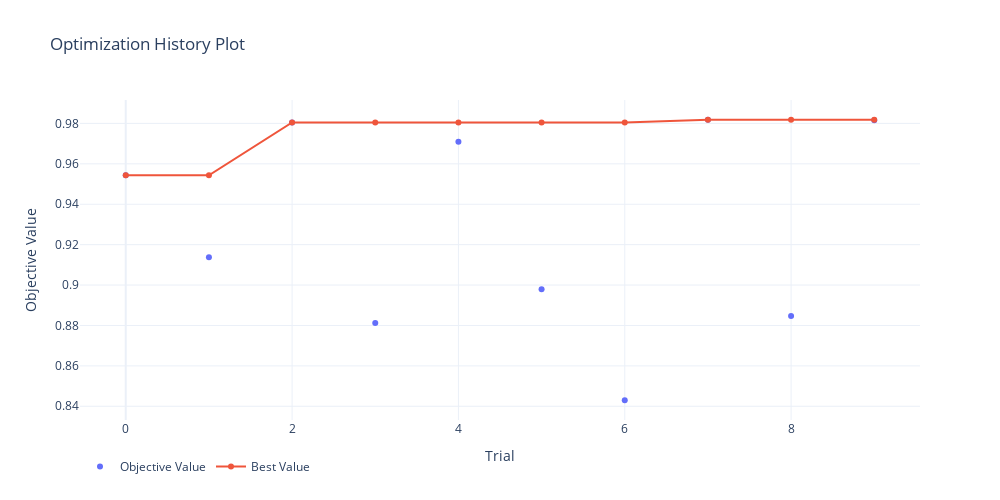
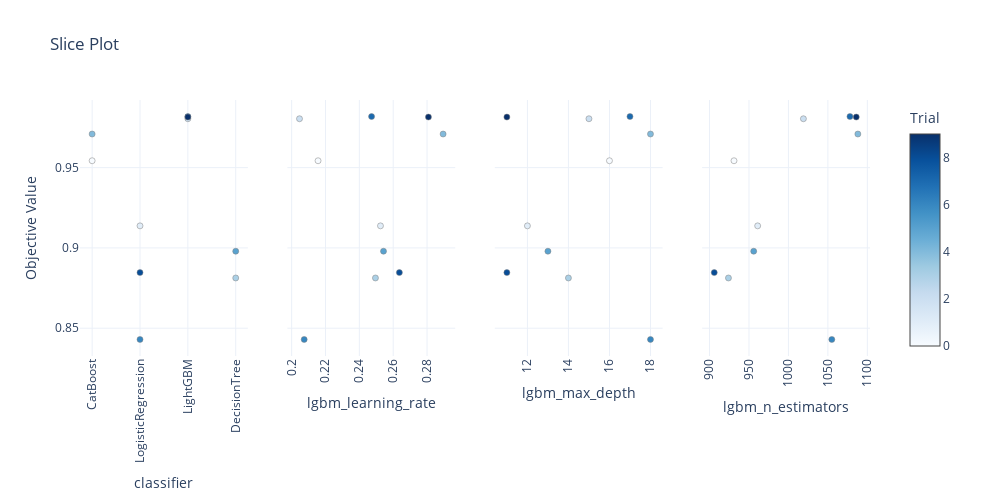

Source (notebook cell) for these figures, in order:
### Markdown cell above
И историю подбора.

### Code cell
fig = optuna.visualization.plot_optimization_history(study)
fig.update_layout(
    legend=dict(orientation='h'),
    template='plotly_white',
    width=FIG_WIDTH, height=FIG_HEIGHT
)
fig.show()

fig = optuna.visualization.plot_slice(study, params=relevant_params)
fig.update_layout(
    legend=dict(orientation='h'),
    template='plotly_white',
    width=FIG_WIDTH, height=FIG_HEIGHT
)
fig.update_xaxes(tickangle=-90)
fig.show()

### Figure 1 — Plotly figure (JSON) as saved in the notebook; plotly's stock layout.template omitted (floating-point values rounded to 4 significant figures)
{"data": [{"mode": "markers", "name": "Objective Value", "type": "scatter", "x": [0, 1, 2, 3, 4, 5, 6, 7, 8, 9], "y": [0.9543, 0.9137, 0.9805, 0.8813, 0.9709, 0.8979, 0.843, 0.9818, 0.8846, 0.9815]}, {"name": "Best Value", "type": "scatter", "x": [0, 1, 2, 3, 4, 5, 6, 7, 8, 9], "y": [0.9543, 0.9543, 0.9805, 0.9805, 0.9805, 0.9805, 0.9805, 0.9818, 0.9818, 0.9818]}], "layout": {"height": 500, "legend": {"orientation": "h"}, "title": {"text": "Optimization History Plot"}, "width": 1000, "xaxis": {"title": {"text": "Trial"}}, "yaxis": {"title": {"text": "Objective Value"}}}}

### Figure 2 — Plotly figure (JSON) as saved in the notebook; plotly's stock layout.template omitted (floating-point values rounded to 4 significant figures)
{"data": [{"marker": {"color": [0, 1, 2, 3, 4, 5, 6, 7, 8, 9], "colorbar": {"title": {"text": "Trial"}, "x": 1, "xpad": 40}, "colorscale": [[0, "rgb(247,251,255)"], [0.125, "rgb(222,235,247)"], [0.25, "rgb(198,219,239)"], [0.375, "rgb(158,202,225)"], [0.5, "rgb(107,174,214)"], [0.625, "rgb(66,146,198)"], [0.75, "rgb(33,113,181)"], [0.875, "rgb(8,81,156)"], [1, "rgb(8,48,107)"]], "line": {"color": "Grey", "width": 0.5}, "showscale": true}, "mode": "markers", "showlegend": false, "type": "scatter", "x": ["CatBoost", "LogisticRegression", "LightGBM", "DecisionTree", "CatBoost", "DecisionTree", "LogisticRegression", "LightGBM", "LogisticRegression", "LightGBM"], "xaxis": "x", "y": [0.9543, 0.9137, 0.9805, 0.8813, 0.9709, 0.8979, 0.843, 0.9818, 0.8846, 0.9815], "yaxis": "y"}, {"marker": {"color": [0, 1, 2, 3, 4, 5, 6, 7, 8, 9], "colorbar": {"title": {"text": "Trial"}, "x": 1, "xpad": 40}, "colorscale": [[0, "rgb(247,251,255)"], [0.125, "rgb(222,235,247)"], [0.25, "rgb(198,219,239)"], [0.375, "rgb(158,202,225)"], [0.5, "rgb(107,174,214)"], [0.625, "rgb(66,146,198)"], [0.75, "rgb(33,113,181)"], [0.875, "rgb(8,81,156)"], [1, "rgb(8,48,107)"]], "line": {"color": "Grey", "width": 0.5}, "showscale": false}, "mode": "markers", "showlegend": false, "type": "scatter", "x": [0.2156, 0.2525, 0.2046, 0.2495, 0.2895, 0.2543, 0.2074, 0.2472, 0.2636, 0.2808], "xaxis": "x2", "y": [0.9543, 0.9137, 0.9805, 0.8813, 0.9709, 0.8979, 0.843, 0.9818, 0.8846, 0.9815], "yaxis": "y2"}, {"marker": {"color": [0, 1, 2, 3, 4, 5, 6, 7, 8, 9], "colorbar": {"title": {"text": "Trial"}, "x": 1, "xpad": 40}, "colorscale": [[0, "rgb(247,251,255)"], [0.125, "rgb(222,235,247)"], [0.25, "rgb(198,219,239)"], [0.375, "rgb(158,202,225)"], [0.5, "rgb(107,174,214)"], [0.625, "rgb(66,146,198)"], [0.75, "rgb(33,113,181)"], [0.875, "rgb(8,81,156)"], [1, "rgb(8,48,107)"]], "line": {"color": "Grey", "width": 0.5}, "showscale": false}, "mode": "markers", "showlegend": false, "type": "scatter", "x": [16, 12, 15, 14, 18, 13, 18, 17, 11, 11], "xaxis": "x3", "y": [0.9543, 0.9137, 0.9805, 0.8813, 0.9709, 0.8979, 0.843, 0.9818, 0.8846, 0.9815], "yaxis": "y3"}, {"marker": {"color": [0, 1, 2, 3, 4, 5, 6, 7, 8, 9], "colorbar": {"title": {"text": "Trial"}, "x": 1, "xpad": 40}, "colorscale": [[0, "rgb(247,251,255)"], [0.125, "rgb(222,235,247)"], [0.25, "rgb(198,219,239)"], [0.375, "rgb(158,202,225)"], [0.5, "rgb(107,174,214)"], [0.625, "rgb(66,146,198)"], [0.75, "rgb(33,113,181)"], [0.875, "rgb(8,81,156)"], [1, "rgb(8,48,107)"]], "line": {"color": "Grey", "width": 0.5}, "showscale": false}, "mode": "markers", "showlegend": false, "type": "scatter", "x": [931, 961, 1019, 924, 1088, 956, 1055, 1078, 906, 1086], "xaxis": "x4", "y": [0.9543, 0.9137, 0.9805, 0.8813, 0.9709, 0.8979, 0.843, 0.9818, 0.8846, 0.9815], "yaxis": "y4"}], "layout": {"height": 500, "legend": {"orientation": "h"}, "title": {"text": "Slice Plot"}, "width": 1000, "xaxis": {"anchor": "y", "domain": [0, 0.2125], "tickangle": -90, "title": {"text": "classifier"}}, "xaxis2": {"anchor": "y2", "domain": [0.2625, 0.475], "tickangle": -90, "title": {"text": "lgbm_learning_rate"}}, "xaxis3": {"anchor": "y3", "domain": [0.525, 0.7375], "tickangle": -90, "title": {"text": "lgbm_max_depth"}}, "xaxis4": {"anchor": "y4", "domain": [0.7875, 1], "tickangle": -90, "title": {"text": "lgbm_n_estimators"}}, "yaxis": {"anchor": "x", "domain": [0, 1], "title": {"text": "Objective Value"}}, "yaxis2": {"anchor": "x2", "domain": [0, 1], "matches": "y", "showticklabels": false}, "yaxis3": {"anchor": "x3", "domain": [0, 1], "matches": "y", "showticklabels": false}, "yaxis4": {"anchor": "x4", "domain": [0, 1], "matches": "y", "showticklabels": false}}}
